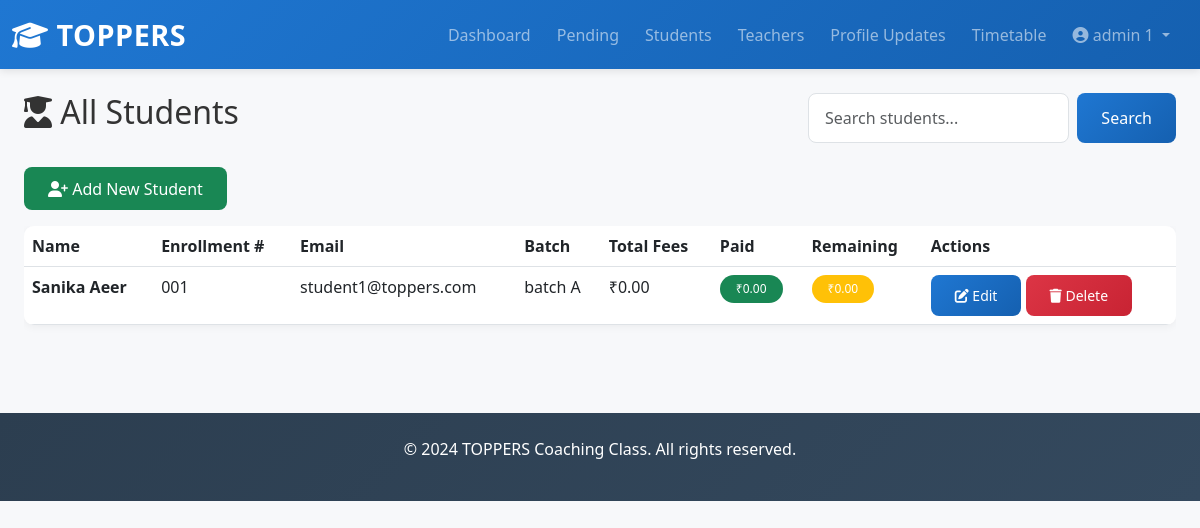
Page /admin-panel/all-students/ (signed in) on the committed database.
### toppers_project/core/models.py (models this page shows, shortened)
class CustomUser(AbstractUser):
    role = models.CharField(max_length=20, choices=ROLE_CHOICES)
    phone = models.CharField(max_length=20, blank=True)
    date_of_birth = models.DateField(null=True, blank=True)
    profile_image = models.ImageField(upload_to='profile_images/', null=True, blank=True)
    address = models.TextField(blank=True)
    status = models.CharField(max_length=20, choices=STATUS_CHOICES, default='pending')
    created_at = models.DateTimeField(auto_now_add=True)
    updated_at = models.DateTimeField(auto_now=True)
    class Meta:
        ordering = ['-created_at']

class StudentProfile(models.Model):
    user = models.OneToOneField(CustomUser, on_delete=models.CASCADE, related_name='student_profile')
    enrollment_number = models.CharField(max_length=50, unique=True)
    guardian_name = models.CharField(max_length=100)
    guardian_phone = models.CharField(max_length=20)
    batch = models.ForeignKey('Batch', on_delete=models.CASCADE, related_name='student_profiles', null=True, blank=True)
    subjects = models.ManyToManyField('Subject', blank=True, related_name='student_profiles')
    total_fees = models.DecimalField(max_digits=10, decimal_places=2, default=0)
    fees_paid = models.DecimalField(max_digits=10, decimal_places=2, default=0)
    profile_update_status = models.CharField(max_length=20, choices=STATUS_CHOICES, default='approved')
    created_at = models.DateTimeField(auto_now_add=True)
    updated_at = models.DateTimeField(auto_now=True)
    @property
    def fees_remaining(self):
        return self.total_fees - self.fees_paid
    class Meta:
        ordering = ['enrollment_number']

class Batch(models.Model):
    name = models.CharField(max_length=100, unique=True)
    def __str__(self):
        return self.name

### toppers_project/admin_dashboard/views.py (the view)
    def wrapper(request, *args, **kwargs):
        if not request.user.is_authenticated or request.user.role != 'admin':
            return redirect('login')
        return view_func(request, *args, **kwargs)

### toppers_project/admin_dashboard/views.py (called while the page is built, shortened)
def admin_required(view_func):
    def wrapper(request, *args, **kwargs):
        if not request.user.is_authenticated or request.user.role != 'admin':
            return redirect('login')
        return view_func(request, *args, **kwargs)
    return wrapper

@login_required(login_url='login')
@admin_required
def all_students(request):
    students = CustomUser.objects.filter(role='student', status='approved')
    search = request.GET.get('search', '')
    context = {
        'students': students,
        'search': search,
    }
    return render(request, 'admin_dashboard/all_students.html', context)

### templates/admin_dashboard/all_students.html (shortened to what this page needs)
{% extends 'base.html' %}
{% block content %}
<div class="container-fluid py-4">
    <div class="row mb-4">
        <div class="col-md-8">
            <h2><i class="fas fa-user-graduate"></i> All Students</h2>
        </div>
        <div class="col-md-4">
            <form method="get" class="d-flex">
                <input type="text" name="search" class="form-control me-2" placeholder="Search students..." value="{{ search }}">
                <button type="submit" class="btn btn-primary">Search</button>
            </form>
        </div>
    </div>
    <div class="mb-3">
        <a href="{% url 'add_student' %}" class="btn btn-success">
            <i class="fas fa-user-plus"></i> Add New Student
        </a>
    </div>
    {% if students %}
    <div class="table-responsive">
        <table class="table table-hover">
            <thead>
                <tr>
                    <th>Name</th>
                    <th>Enrollment #</th>
                    <th>Email</th>
                    <th>Batch</th>
                    <th>Total Fees</th>
                    <th>Paid</th>
                    <th>Remaining</th>
                    <th>Actions</th>
                </tr>
            </thead>
            <tbody>
                {% for student in students %}
                <tr>
                    <td><strong>{{ student.get_full_name }}</strong></td>
                    <td>{{ student.student_profile.enrollment_number }}</td>
                    <td>{{ student.email }}</td>
                    <td>{{ student.student_profile.batch }}</td>
                    <td>₹{{ student.student_profile.total_fees }}</td>
                    <td><span class="badge bg-success">₹{{ student.student_profile.fees_paid }}</span></td>
                    <td><span class="badge bg-warning">₹{{ student.student_profile.fees_remaining }}</span></td>
                    <td>
                        <a href="{% url 'edit_student' student.id %}" class="btn btn-sm btn-primary">
                            <i class="fas fa-edit"></i> Edit
                        </a>
                        <a href="{% url 'delete_student' student.id %}" class="btn btn-sm btn-danger delete-btn">
                            <i class="fas fa-trash"></i> Delete
                        </a>
                    </td>
                </tr>
                {% endfor %}
            </tbody>
        </table>
    </div>
    {% else %}
    <div class="alert alert-info">
        <i class="fas fa-info-circle"></i> No students found.
    </div>
    {% endif %}
</div>
{% endblock %}

### templates/base.html (shortened to what this page needs)
{% load static %}
<!DOCTYPE html>
<html lang="en">
<head>
    <link href="https://cdn.jsdelivr.net/npm/bootstrap@5.3.0/dist/css/bootstrap.min.css" rel="stylesheet">
    <link rel="stylesheet" href="https://cdnjs.cloudflare.com/ajax/libs/font-awesome/6.4.0/css/all.min.css">
    <link rel="stylesheet" href="{% static 'css/style.css' %}">
</head>
<body>
    {% if user.is_authenticated %}
    <nav class="navbar navbar-expand-lg navbar-dark bg-primary sticky-top">
        <div class="container-fluid">
            <a class="navbar-brand fw-bold" href="{% url 'home' %}">
                <i class="fas fa-graduation-cap"></i> TOPPERS
            </a>
            <div class="collapse navbar-collapse" id="navbarNav">
                <ul class="navbar-nav ms-auto">
                    {% if user.role == 'admin' %}
                        <li class="nav-item"><a class="nav-link" href="{% url 'admin_dashboard' %}">Dashboard</a></li>
                        <li class="nav-item"><a class="nav-link" href="{% url 'pending_registrations' %}">Pending</a></li>
                        <li class="nav-item"><a class="nav-link" href="{% url 'all_students' %}">Students</a></li>
                        <li class="nav-item"><a class="nav-link" href="{% url 'all_teachers' %}">Teachers</a></li>
                        <li class="nav-item"><a class="nav-link" href="{% url 'approve_profile_updates' %}">Profile Updates</a></li>
                        <li class="nav-item"><a class="nav-link" href="{% url 'manage_timetable' %}">Timetable</a></li>
                    {% elif user.role == 'teacher' %}
                        <li class="nav-item"><a class="nav-link" href="{% url 'teacher_dashboard' %}">Dashboard</a></li>
                        <li class="nav-item"><a class="nav-link" href="{% url 'teacher_lectures' %}">Lectures</a></li>
                        <li class="nav-item"><a class="nav-link" href="{% url 'teacher_salary' %}">Salary</a></li>
                    {% endif %}
                    <li class="nav-item dropdown">
                        <a class="nav-link dropdown-toggle" href="#" id="userDropdown" role="button" data-bs-toggle="dropdown">
                            <i class="fas fa-user-circle"></i> {{ user.get_full_name }}
                        </a>
                    </li>
                </ul>
            </div>
        </div>
    </nav>
    {% endif %}
    <div class="container-fluid">
        {% block content %}{% endblock %}
    </div>
    <footer class="bg-dark text-white text-center py-4 mt-5">
        <p>&copy; 2024 TOPPERS Coaching Class. All rights reserved.</p>
    </footer>
</body>
</html>

### toppers_project/static/css/style.css (style rules this page uses)
:root { --primary-color: #1f77d2; --secondary-color: #28a745; --danger-color: #dc3545; --warning-color: #ffc107; --light-bg: #f7f8fa; --border-color: #dee2e6; }
* { margin: 0; padding: 0; box-sizing: border-box; }
body { background-color: var(--light-bg); font-family: 'Segoe UI', Tahoma, Geneva, Verdana, sans-serif; color: #333; }
.navbar { background: linear-gradient(135deg, var(--primary-color) 0%, #1560b0 100%) !important; box-shadow: 0 2px 8px rgba(0, 0, 0, 0.1); }
.navbar-brand { font-size: 1.8rem; letter-spacing: 0.5px; }
.nav-link { transition: all 0.3s ease; margin-right: 10px; }
.form-control, .form-select { border-radius: 8px; border: 1px solid var(--border-color); padding: 0.75rem 1rem; transition: all 0.3s ease; }
.btn { border-radius: 8px; padding: 0.6rem 1.5rem; font-weight: 500; transition: all 0.3s ease; border: none; }
.btn-primary { background: linear-gradient(135deg, var(--primary-color) 0%, #1560b0 100%); color: white; }
.btn-danger { background: linear-gradient(135deg, var(--danger-color) 0%, #c82333 100%); color: white; }
.table { background: white; border-radius: 10px; overflow: hidden; box-shadow: 0 2px 8px rgba(0, 0, 0, 0.05); }
.table thead { background: var(--light-bg); font-weight: 600; color: #333; }
.badge { padding: 0.5rem 1rem; border-radius: 20px; font-weight: 500; }
footer { background: linear-gradient(135deg, #2c3e50 0%, #34495e 100%); margin-top: 3rem; }

### rows in the picture
CustomUser: get_full_name "admin 1"
CustomUser: get_full_name "Sanika Aeer", student_profile.enrollment_number "001", email "student1@toppers.com", student_profile.batch "batch A", student_profile.total_fees "0.00", student_profile.fees_paid "0.00", student_profile.fees_remaining "0.00"
